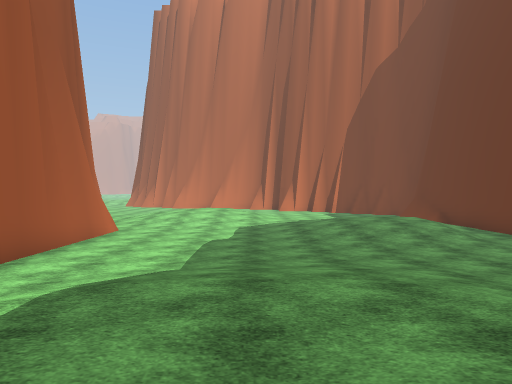
View 1 (above)

24 first-person views from a walk through a 3-D level made in the Unity game engine. The camera is 1.4 m above the floor, looks level and sees 70° across. The floor is counted in squares, 2 m on a side. Each view is taken from the middle of a square. On the plan, view 1 faces up. The plan holds only what a view shows up to about 11 squares ahead; the rest is blank. The place goes on beyond the plan. The player is left out. Some surface patterns are stand-ins.

View 2
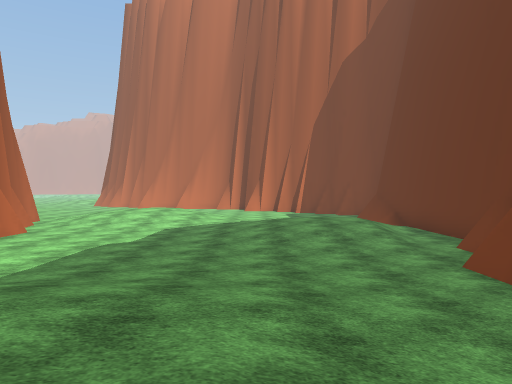

View 3
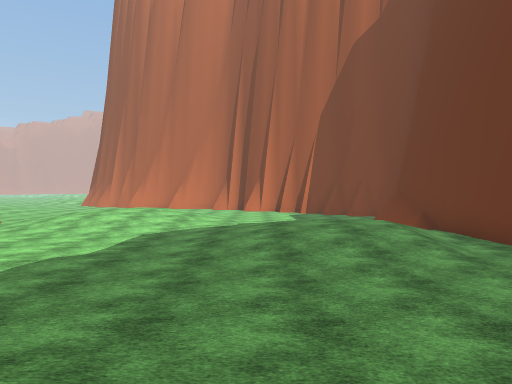

View 4
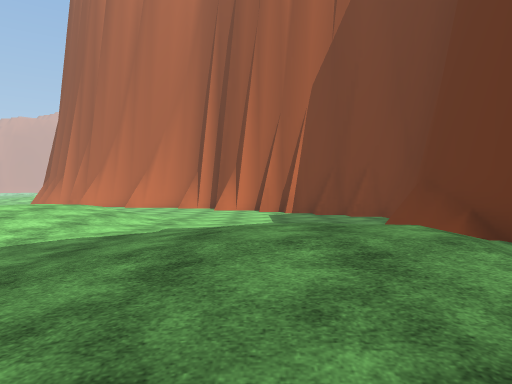

View 5
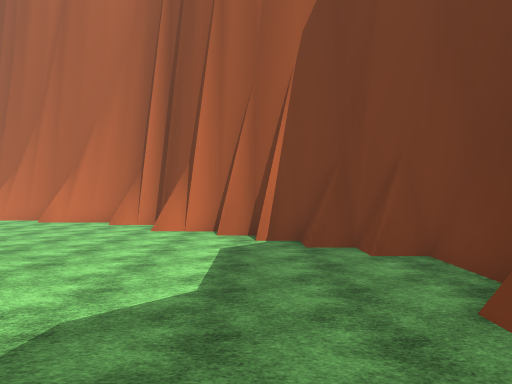

View 6
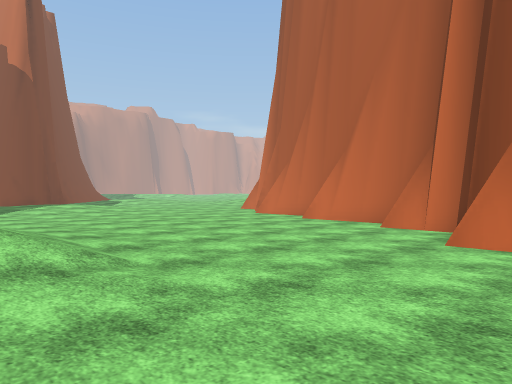

View 7
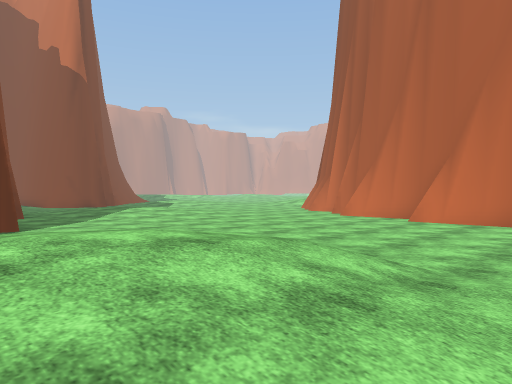

View 8
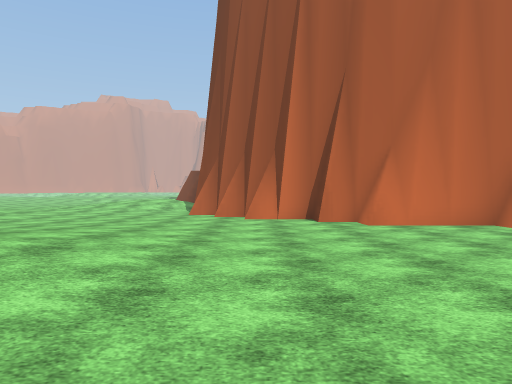

View 9
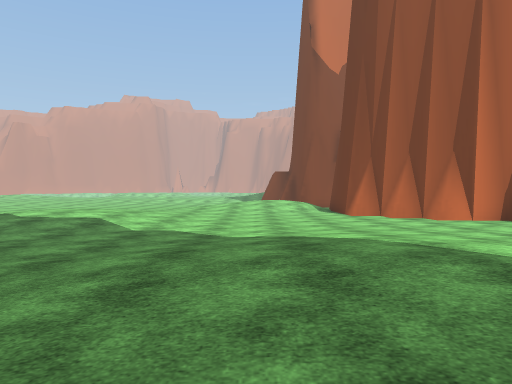

View 10
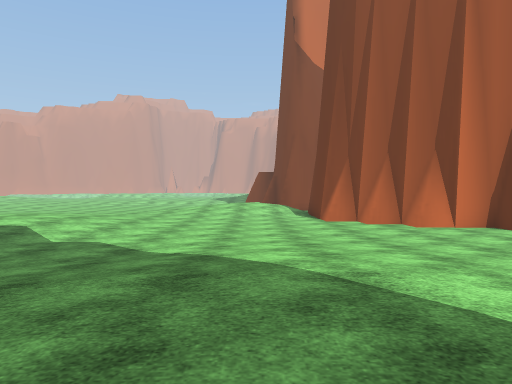

View 11
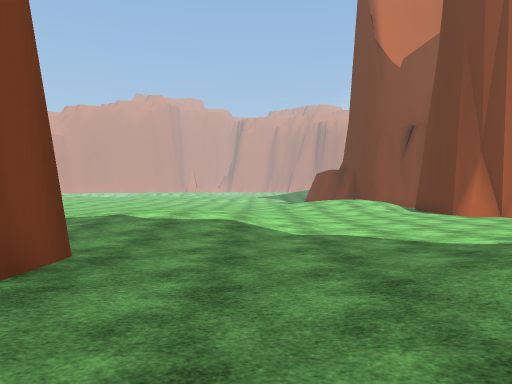

View 12
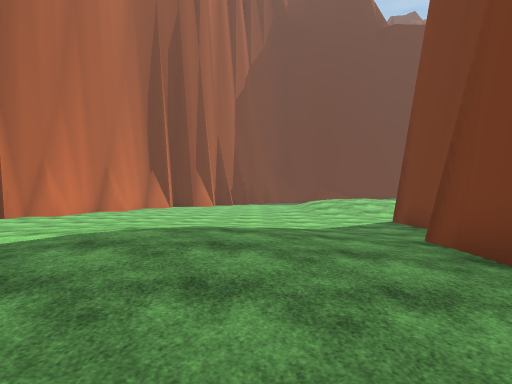

View 13
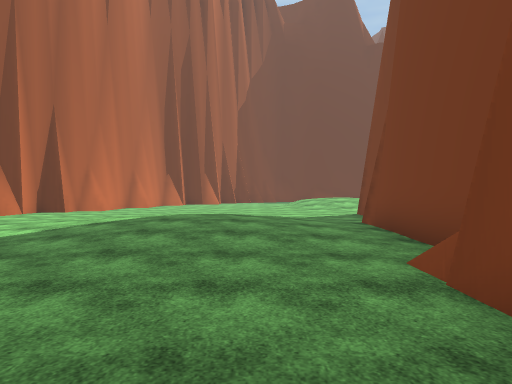

View 14
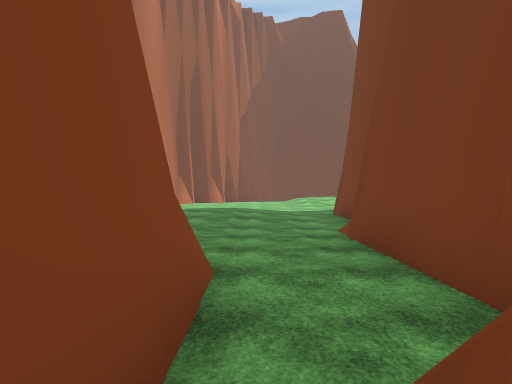

View 15
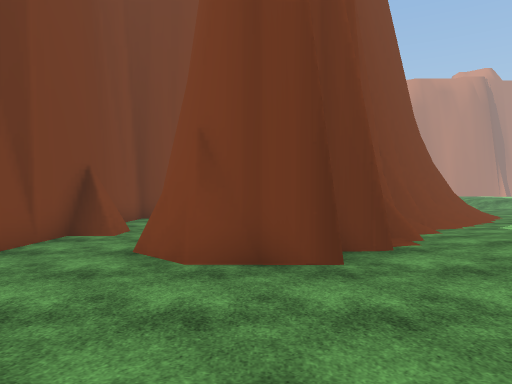

View 16
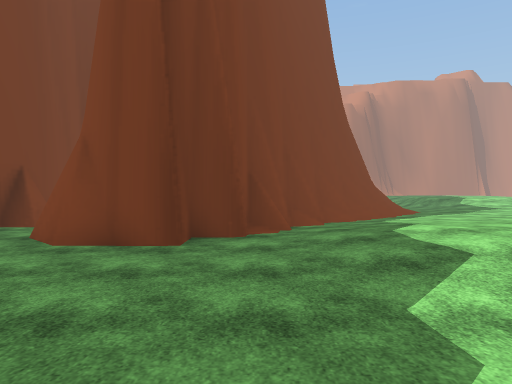

View 17
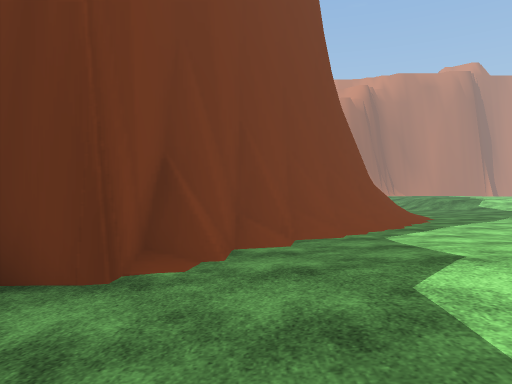

View 18
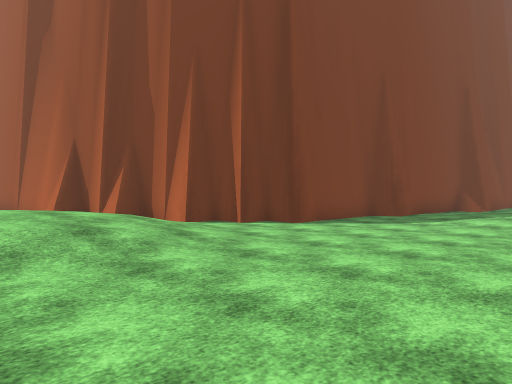

View 19
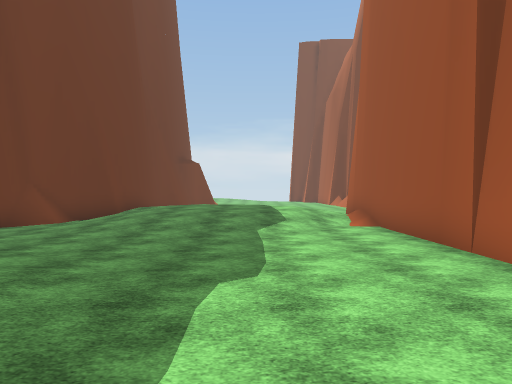

View 20
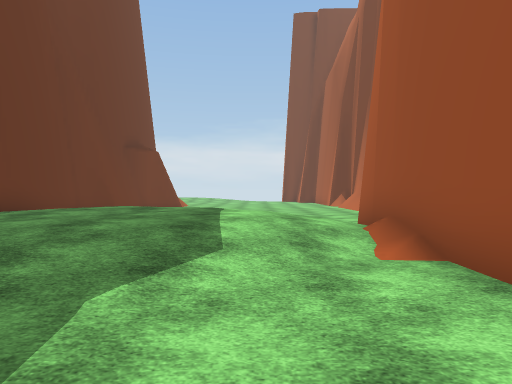

View 21
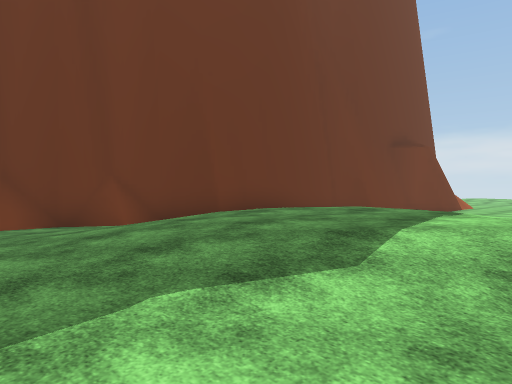

View 22
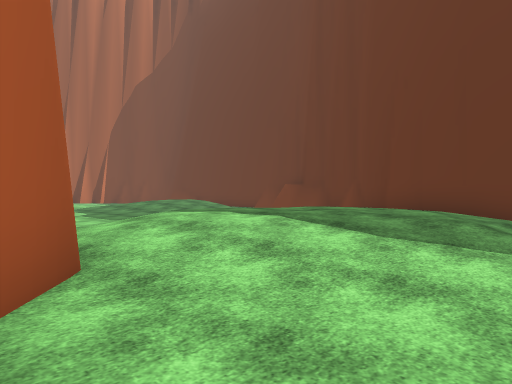

View 23
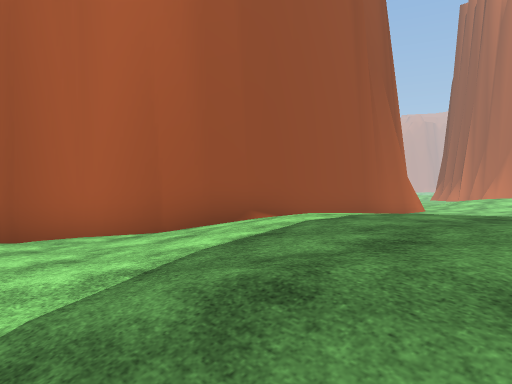

View 24
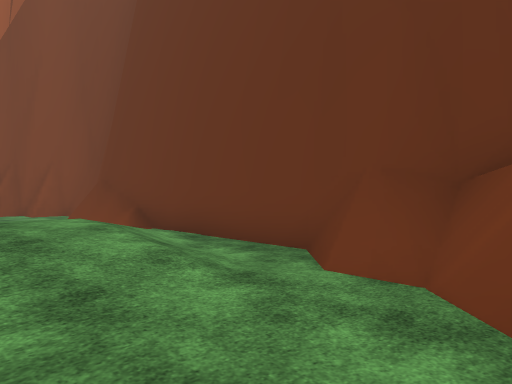

### Floor plan
Key: @ floor where view 1 was taken; # wall or solid block; . main floor; : floor 0.25 m higher than the main floor; + floor 0.5 m higher than the main floor; * floor 0.75 m higher than the main floor; / step, stairs or slope; ^ raised ledge.
Columns run from 26 left of view 1 to 7 right of it. Each row starts with its distance up from view 1.
 29 .....     :.....##
 28 //...:  +::.....###
 27 ##/..::+++/.......###
 26 ###/../+++/.........##
 25   ##/.//::/..........###
 24    ##/.///.............####
 23     ####..................###
 22        ##...///::...........#
 21        ##.../:::/...........###
 20      ###..../:+:/.............##
 19     ......../::::..............##
 18  #..##........//................##
 17  ##########.........../////......#
 16           #########..///////.....#
 15                   ##.//**///..../#
 14                    ##///*//...../^
 13                     #//////:/   /#
 12                     ##/////:/// .#
 11                      #.....//+*//#
 10                      ##....//+*/.#
  9                       #..../////.#
  8                       #.....////##
  7                       #.........##
  6                       #........##
  5                       #..////..##
  4                       #.//////.##
  3                       #//**+///#
  2                       #/****//##
  1                       #/****/##
  0                      ##//*@**#
 -1                      #.///*//#
 -2                      #../////#
 -3                      ....... #

Where each view was taken, in squares from view 1:
view 1: 0 up, 0 right, facing up
view 2: 1 up, 2 right, facing up
view 3: 3 up, 2 right, facing up
view 4: 7 up, 3 right, facing up
view 5: 12 up, 4 right, facing up
view 6: 16 up, 3 right, facing up-left
view 7: 14 up, 1 right, facing up-left
view 8: 17 up, 8 left, facing up
view 9: 17 up, 13 left, facing up
view 10: 18 up, 12 left, facing up
view 11: 18 up, 16 left, facing up
view 12: 19 up, 16 left, facing right
view 13: 19 up, 19 left, facing right
view 14: 19 up, 22 left, facing right
view 15: 21 up, 14 left, facing left
view 16: 23 up, 13 left, facing left
view 17: 24 up, 16 left, facing left
view 18: 21 up, 1 left, facing down-left
view 19: 12 up, 1 left, facing down
view 20: 7 up, 2 left, facing down
view 21: 6 up, 3 left, facing down-right
view 22: 3 down, 5 left, facing up-right
view 23: 3 down, 1 right, facing up-left
view 24: 6 up, 3 right, facing up-right
